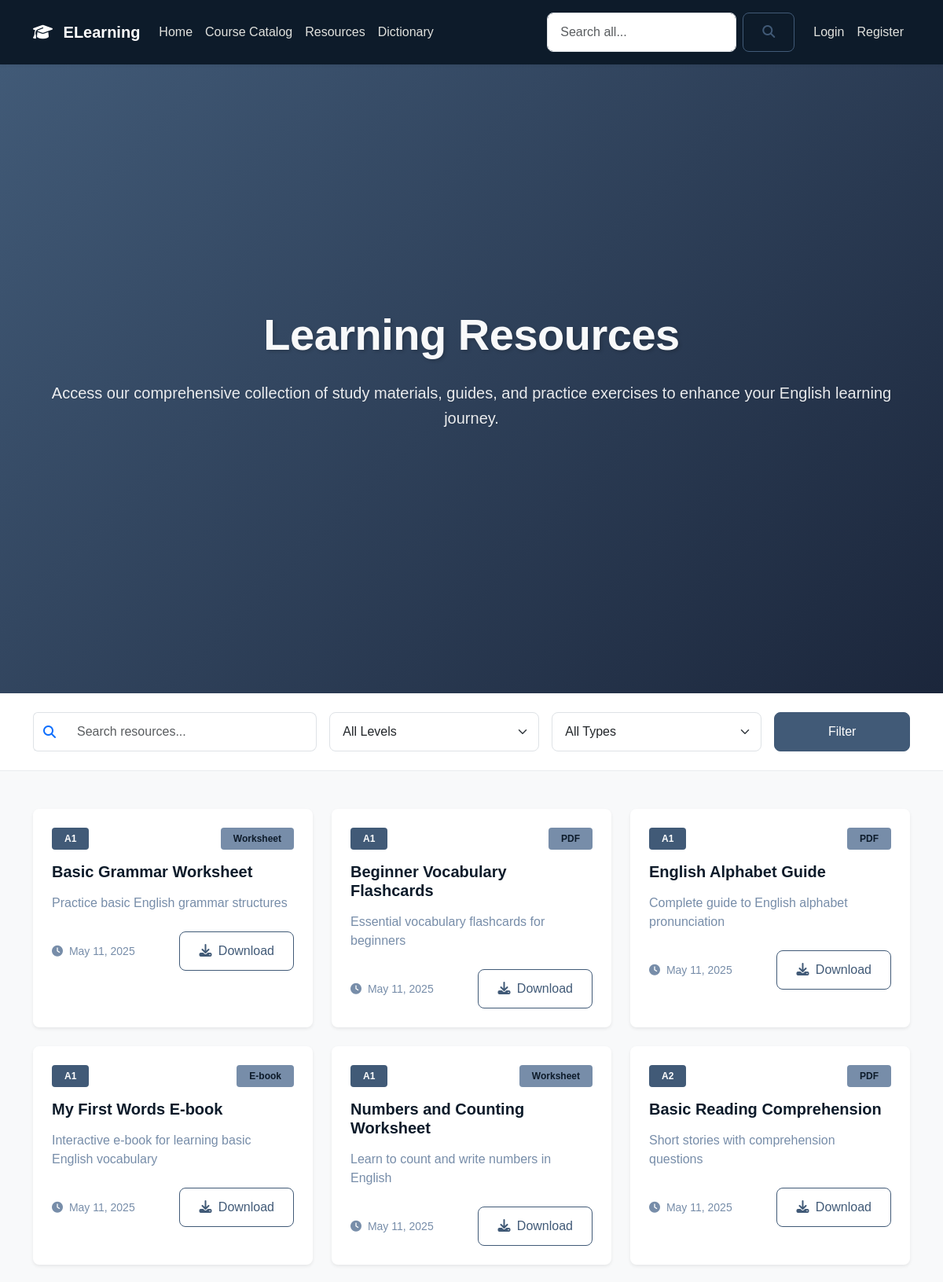
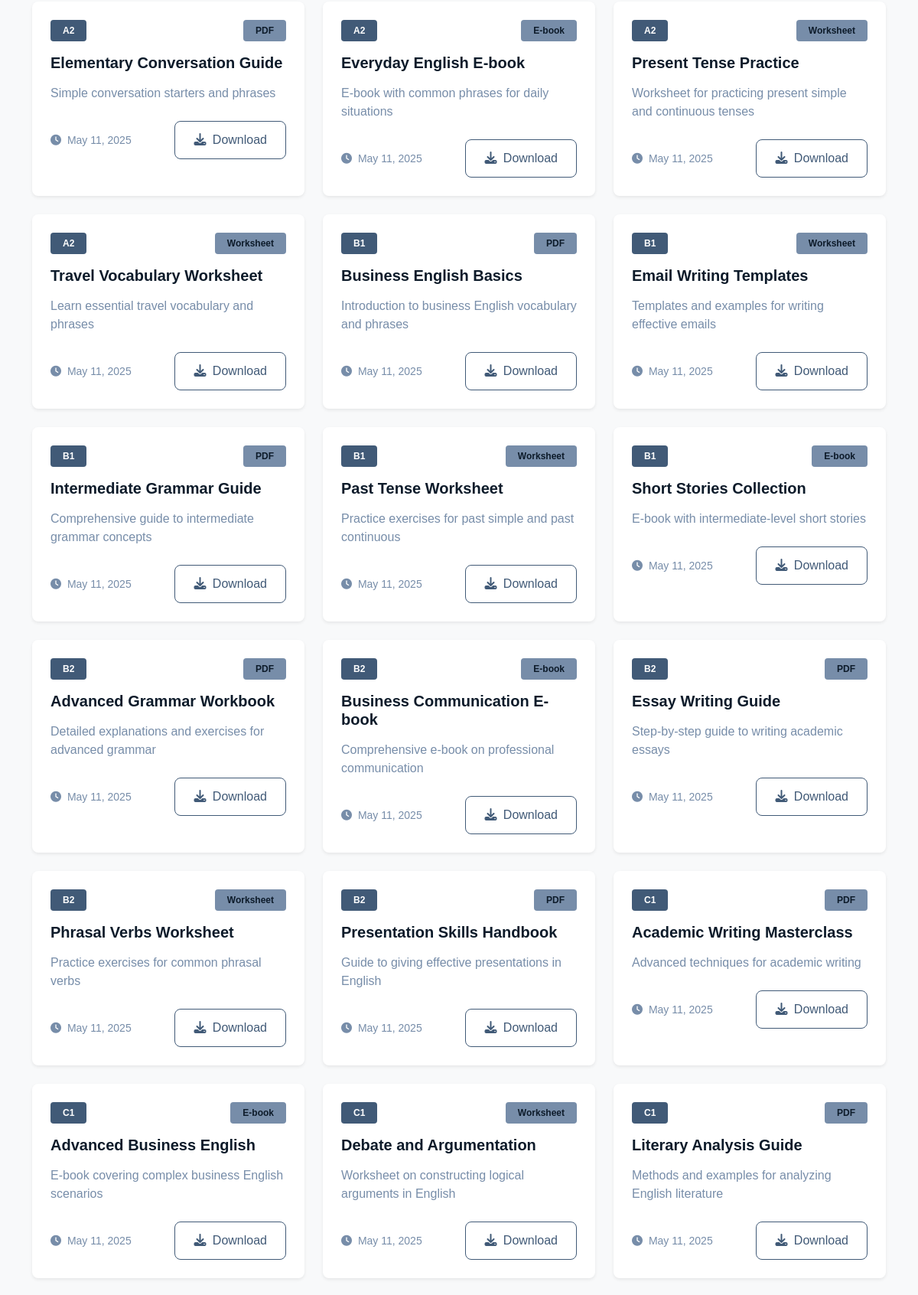
The app's page /resources.php (upper part) with its own data (2 pictures, top to bottom).
### tables this page shows
CREATE TABLE IF NOT EXISTS resource_library (
    resource_id INT PRIMARY KEY AUTO_INCREMENT,
    title VARCHAR(255) NOT NULL,
    description TEXT,
    file_path VARCHAR(255) NOT NULL,
    file_type TINYINT NOT NULL COMMENT '0: pdf, 1: ebook, 2: worksheet',
    proficiency_level ENUM('A1', 'A2', 'B1', 'B2', 'C1', 'C2') NOT NULL,
    course_id INT NULL,
    upload_date TIMESTAMP DEFAULT CURRENT_TIMESTAMP,
    FOREIGN KEY (course_id) REFERENCES courses(course_id) ON DELETE SET NULL
);

### includes/db.php (called while the page is built, shortened)
<?php
function sanitize_input($data) {
    $data = trim($data);
    $data = stripslashes($data);
    $data = htmlspecialchars($data);
    return $data;
}

### resources.php (the view, shortened to what this page needs)
<?php
require_once 'includes/db.php';
$search = sanitize_input($_GET['search'] ?? '');
try {
    $sql = "
        SELECT r.*
        FROM resource_library r
        WHERE 1=1
    ";
    $params = [];
    $sql .= " ORDER BY r.proficiency_level ASC, r.title ASC";
    $stmt = $conn->prepare($sql);
    $stmt->execute($params);
    $resources = $stmt->fetchAll();
} catch(PDOException $e) {
    error_log('Error in resources.php: ' . $e->getMessage());
    $_SESSION['error_message'] = 'An error occurred while loading resources. Please try again later.';
    $resources = [];
}
$types = [0 => 'PDF', 1 => 'E-book', 2 => 'Worksheet'];
?>
<!DOCTYPE html>
<html lang="en">
<head>
    <link href="https://cdn.jsdelivr.net/npm/bootstrap@5.3.2/dist/css/bootstrap.min.css" rel="stylesheet">
    <link href="https://cdnjs.cloudflare.com/ajax/libs/font-awesome/6.4.2/css/all.min.css" rel="stylesheet">
    <link href="css/custom.css" rel="stylesheet">
    <link href="css/floating-chatbot.css" rel="stylesheet">
    <link href="css/search-autocomplete.css" rel="stylesheet">
</head>
<body>
    <?php include 'includes/nav.php'; ?>
    <section class="hero-section text-white text-center py-5">
        <div class="container">
            <h1 class="display-4 fw-bold mb-4 text-light">Learning Resources</h1>
            <p class="lead mb-4">Access our comprehensive collection of study materials, guides, and practice exercises
                to enhance your English learning journey.</p>
        </div>
    </section>
    <section class="search-section py-4">
        <div class="container">
            <form action="resources.php" method="GET" class="row g-3">
                <div class="col-md-4">
                    <div class="input-group">
                        <span class="input-group-text bg-white border-end-0">
                            <i class="fas fa-search text-primary"></i>
                        </span>
                        <input type="text" class="form-control border-start-0" name="search"
                            placeholder="Search resources..." value="<?php echo htmlspecialchars($search); ?>">
                    </div>
                </div>
                <div class="col-md-3">
                    <select class="form-select" name="level">
                        <option value="">All Levels</option>
                    </select>
                </div>
                <div class="col-md-3">
                    <select class="form-select" name="type">
                        <option value="">All Types</option>
                    </select>
                </div>
                <div class="col-md-2">
                    <button type="submit" class="btn btn-primary w-100">Filter</button>
                </div>
            </form>
        </div>
    </section>
    <section class="py-5">
        <div class="container">
            <?php if (empty($resources)): ?>
            <div class="text-center py-5">
                <i class="fas fa-search fa-3x text-muted mb-3"></i>
                <h3>No resources found</h3>
                <p class="text-muted">Try adjusting your search or filter criteria</p>
            </div>
            <?php else: ?>
            <div class="row g-4">
                <?php foreach ($resources as $resource): ?>
                <div class="col-md-6 col-lg-4">
                    <div class="card h-100 border-0 shadow-sm">
                        <div class="card-body p-4">
                            <div class="d-flex justify-content-between align-items-center mb-3">
                                <span class="badge bg-primary"><?php echo $resource['proficiency_level']; ?></span>
                                <span class="badge bg-info"><?php echo $types[$resource['file_type']]; ?></span>
                            </div>
                            <h5 class="card-title mb-3"><?php echo htmlspecialchars($resource['title']); ?></h5>
                            <p class="card-text text-muted mb-4">
                                <?php echo htmlspecialchars($resource['description']); ?></p>
                            <div class="d-flex justify-content-between align-items-center">
                                <small class="text-muted">
                                    <i class="fas fa-clock me-1"></i>
                                    <?php echo date('M d, Y', strtotime($resource['upload_date'])); ?>
                                </small>
                                <a href="<?php echo htmlspecialchars($resource['file_path']); ?>"
                                    class="btn btn-outline-primary" target="_blank">
                                    <i class="fas fa-download me-1"></i> Download
                                </a>
                            </div>
                        </div>
                    </div>
                </div>
                <?php endforeach; ?>
            </div>
            <?php endif; ?>
        </div>
    </section>
</body>
</html>

### css/custom.css (style rules this page uses)
:root { --primary: #415a77; --secondary: #1b263b; --dark: #0d1b2a; --accent: #778da9; --light: #e0e1dd; --success: #27ae60; --warning: #f39c12; --danger: #e74c3c; --white: #ffffff; --gray-100: #f8f9fa; --gray-200: #e9ecef; --gray-300: #dee2e6; --gray-400: #ced4da; --gray-500: #adb5bd; --gray-600: #778da9; --gray-700: #415a77; --gray-800: #1b263b; --gray-900: #0d1b2a; --font-primary: "Ubuntu", sans-serif; --font-secondary: "Inter", sans-serif; --spacing-xs: 0.25rem; --spacing-sm: 0.5rem; --spacing-md: 1rem; --spacing-lg: 1.5rem; --spacing-xl: 2rem; --radius-sm: 0.25rem; --radius-md: 0.5rem; --radius-lg: 1rem; --radius-xl: 2rem; --shadow-sm: 0 2px 4px rgba(0, 0, 0, 0.05); --shadow-md: 0 4px 6px rgba(0, 0, 0, 0.1); --shadow-lg: 0 10px 15px rgba(0, 0, 0, 0.1); --shadow-xl: 0 20px 25px rgba(0, 0, 0, 0.15); }
body { font-family: var(--font-primary); color: var(--gray-800); background-color: var(--gray-100); }
h1, h2, h3, h4, h5, h6 { font-weight: 700; color: var(--dark); }
.display-1, .display-2, .display-3, .display-4 { font-weight: 800; }
.hero-section { background: linear-gradient(135deg, var(--primary), var(--secondary)); padding: var(--spacing-xl) 0; margin-bottom: 0; min-height: 100vh; display: flex; align-items: center; position: relative; }
.hero-section h1, .hero-section .display-3, .hero-section .display-4 { color: var(--white); text-shadow: 2px 2px 4px rgba(0, 0, 0, 0.2); font-weight: 800; letter-spacing: -0.5px; }
.hero-section .lead { color: rgba(255, 255, 255, 0.9); text-shadow: 1px 1px 2px rgba(0, 0, 0, 0.1); font-size: 1.25rem; line-height: 1.6; }
.section-title, .display-5, .card-title { color: var(--dark); font-weight: 700; margin-bottom: 1rem; }
.card { border: none; border-radius: var(--radius-md); box-shadow: var(--shadow-md); transition: transform 0.3s ease, box-shadow 0.3s ease; background-color: var(--white); }
.card-text { color: var(--gray-700); }
.btn { font-weight: 500; padding: 0.75rem 1.5rem; border-radius: var(--radius-md); transition: all 0.3s ease; }
.btn-primary { background-color: var(--primary); border-color: var(--primary); color: var(--white); }
.btn-outline-primary { color: var(--primary); border-color: var(--primary); }
.badge { font-weight: 600; padding: 0.5rem 1rem; border-radius: var(--radius-sm); }
.badge.bg-primary { background-color: var(--primary) !important; }
.badge.bg-info { background-color: var(--accent) !important; color: var(--dark); }
.form-control, .form-select { border-radius: var(--radius-md); padding: 0.75rem 1rem; border-color: var(--gray-300); transition: all 0.3s ease; }
.search-section { background-color: var(--white); padding: var(--spacing-lg) 0; border-bottom: 1px solid var(--gray-200); }
.search-section .input-group-text { background-color: var(--white); border-color: var(--gray-300); }
.text-muted { color: var(--gray-600) !important; }

### records on screen
resource_library: proficiency_level "A1", file_type "Worksheet", title "Basic Grammar Worksheet", description "Practice basic English grammar structures", upload_date "May 11, 2025"
resource_library: proficiency_level "A1", file_type "PDF", title "Beginner Vocabulary Flashcards", description "Essential vocabulary flashcards for beginners", upload_date "May 11, 2025"
resource_library: proficiency_level "A1", file_type "PDF", title "English Alphabet Guide", description "Complete guide to English alphabet pronunciation", upload_date "May 11, 2025"
resource_library: proficiency_level "A1", file_type "E-book", title "My First Words E-book", description "Interactive e-book for learning basic English vocabulary", upload_date "May 11, 2025"
resource_library: proficiency_level "A1", file_type "Worksheet", title "Numbers and Counting Worksheet", description "Learn to count and write numbers in English", upload_date "May 11, 2025"
resource_library: proficiency_level "A2", file_type "PDF", title "Basic Reading Comprehension", description "Short stories with comprehension questions", upload_date "May 11, 2025"
resource_library: proficiency_level "A2", file_type "PDF", title "Elementary Conversation Guide", description "Simple conversation starters and phrases", upload_date "May 11, 2025"
resource_library: proficiency_level "A2", file_type "E-book", title "Everyday English E-book", description "E-book with common phrases for daily situations", upload_date "May 11, 2025"
resource_library: proficiency_level "A2", file_type "Worksheet", title "Present Tense Practice", description "Worksheet for practicing present simple and continuous tenses", upload_date "May 11, 2025"
resource_library: proficiency_level "A2", file_type "Worksheet", title "Travel Vocabulary Worksheet", description "Learn essential travel vocabulary and phrases", upload_date "May 11, 2025"
resource_library: proficiency_level "B1", file_type "PDF", title "Business English Basics", description "Introduction to business English vocabulary and phrases", upload_date "May 11, 2025"
resource_library: proficiency_level "B1", file_type "Worksheet", title "Email Writing Templates", description "Templates and examples for writing effective emails", upload_date "May 11, 2025"
resource_library: proficiency_level "B1", file_type "PDF", title "Intermediate Grammar Guide", description "Comprehensive guide to intermediate grammar concepts", upload_date "May 11, 2025"
resource_library: proficiency_level "B1", file_type "Worksheet", title "Past Tense Worksheet", description "Practice exercises for past simple and past continuous", upload_date "May 11, 2025"
resource_library: proficiency_level "B1", file_type "E-book", title "Short Stories Collection", description "E-book with intermediate-level short stories", upload_date "May 11, 2025"
resource_library: proficiency_level "B2", file_type "PDF", title "Advanced Grammar Workbook", description "Detailed explanations and exercises for advanced grammar", upload_date "May 11, 2025"
resource_library: proficiency_level "B2", file_type "E-book", title "Business Communication E-book", description "Comprehensive e-book on professional communication", upload_date "May 11, 2025"
resource_library: proficiency_level "B2", file_type "PDF", title "Essay Writing Guide", description "Step-by-step guide to writing academic essays", upload_date "May 11, 2025"
resource_library: proficiency_level "B2", file_type "Worksheet", title "Phrasal Verbs Worksheet", description "Practice exercises for common phrasal verbs", upload_date "May 11, 2025"
resource_library: proficiency_level "B2", file_type "PDF", title "Presentation Skills Handbook", description "Guide to giving effective presentations in English", upload_date "May 11, 2025"
resource_library: proficiency_level "C1", file_type "PDF", title "Academic Writing Masterclass", description "Advanced techniques for academic writing", upload_date "May 11, 2025"
resource_library: proficiency_level "C1", file_type "E-book", title "Advanced Business English", description "E-book covering complex business English scenarios", upload_date "May 11, 2025"
resource_library: proficiency_level "C1", file_type "Worksheet", title "Debate and Argumentation", description "Worksheet on constructing logical arguments in English", upload_date "May 11, 2025"
resource_library: proficiency_level "C1", file_type "PDF", title "Literary Analysis Guide", description "Methods and examples for analyzing English literature", upload_date "May 11, 2025"
